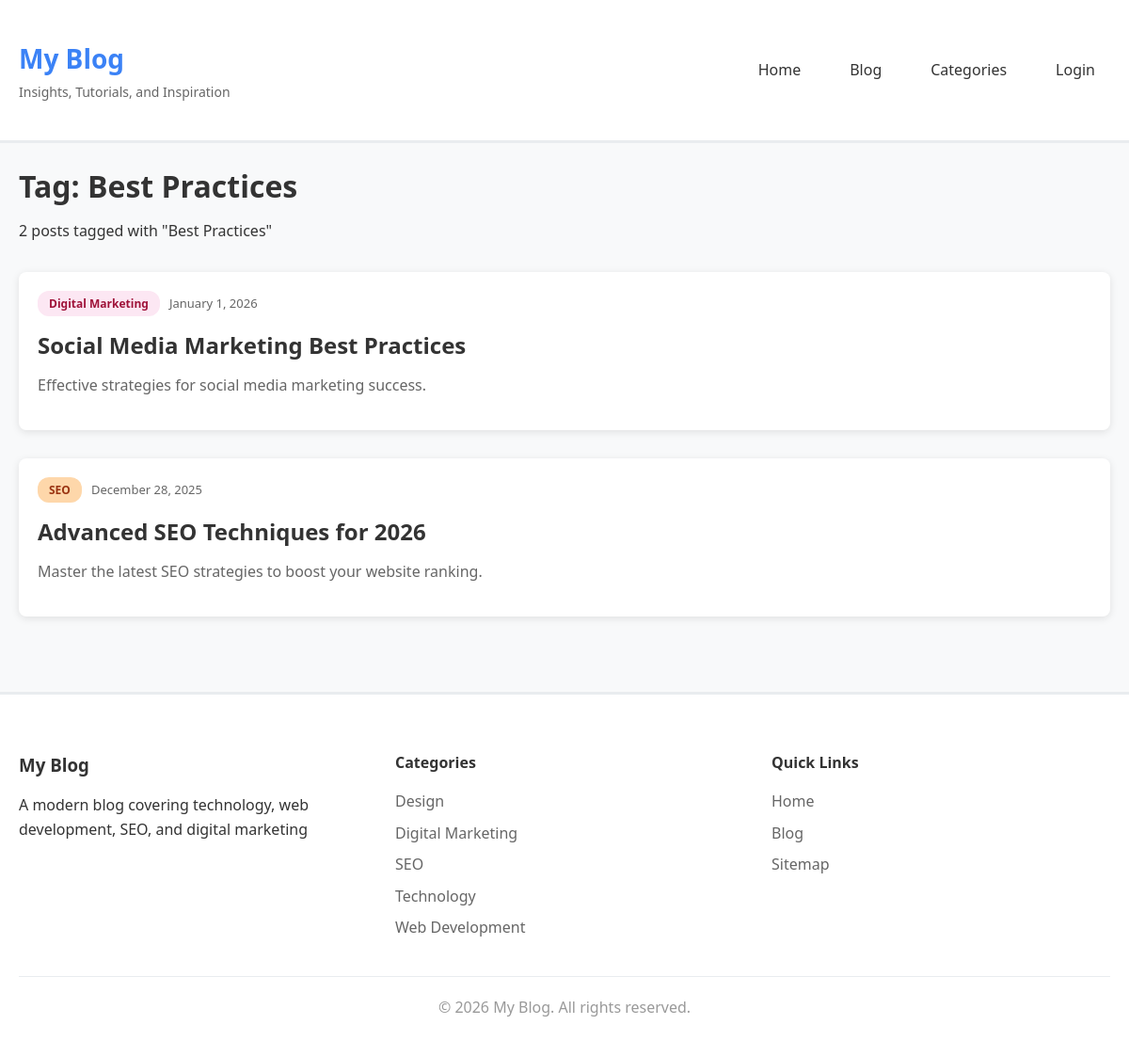
Screenshot of /tag.php?slug=best-practices with the database file from the repository.
### tables this page shows
CREATE TABLE tags (
    id INT PRIMARY KEY AUTO_INCREMENT,
    name VARCHAR(50) UNIQUE NOT NULL,
    slug VARCHAR(50) UNIQUE NOT NULL,
    created_at TIMESTAMP DEFAULT CURRENT_TIMESTAMP,
    INDEX idx_slug (slug)
);

CREATE TABLE posts (
    id INT PRIMARY KEY AUTO_INCREMENT,
    author_id INT NOT NULL,
    category_id INT,
    title VARCHAR(255) NOT NULL,
    slug VARCHAR(255) UNIQUE NOT NULL,
    excerpt TEXT,
    content LONGTEXT NOT NULL,
    featured_image VARCHAR(255),
    status ENUM('draft', 'published', 'scheduled') DEFAULT 'draft',
    publish_date DATETIME,
    views INT DEFAULT 0,
    allow_comments BOOLEAN DEFAULT 1,
    meta_title VARCHAR(255),
    meta_description TEXT,
    meta_keywords TEXT,
    og_title VARCHAR(255),
    og_description TEXT,
    og_image VARCHAR(255),
    twitter_card VARCHAR(50) DEFAULT 'summary_large_image',
    canonical_url VARCHAR(255),
    schema_type VARCHAR(50) DEFAULT 'BlogPosting',
    created_at TIMESTAMP DEFAULT CURRENT_TIMESTAMP,
    updated_at TIMESTAMP DEFAULT CURRENT_TIMESTAMP ON UPDATE CURRENT_TIMESTAMP,
    FOREIGN KEY (author_id) REFERENCES users(id) ON DELETE CASCADE,
    FOREIGN KEY (category_id) REFERENCES categories(id) ON DELETE SET NULL,
    INDEX idx_slug (slug),
    INDEX idx_status (status),
    INDEX idx_publish_date (publish_date),
    INDEX idx_author (author_id),
    INDEX idx_category (category_id)
);

CREATE TABLE categories (
    id INT PRIMARY KEY AUTO_INCREMENT,
    name VARCHAR(100) UNIQUE NOT NULL,
    slug VARCHAR(100) UNIQUE NOT NULL,
    description TEXT,
    parent_id INT DEFAULT NULL,
    meta_title VARCHAR(255),
    meta_description TEXT,
    created_at TIMESTAMP DEFAULT CURRENT_TIMESTAMP,
    FOREIGN KEY (parent_id) REFERENCES categories(id) ON DELETE SET NULL,
    INDEX idx_slug (slug)
);

CREATE TABLE site_settings (
    id INT PRIMARY KEY AUTO_INCREMENT,
    setting_key VARCHAR(100) UNIQUE NOT NULL,
    setting_value TEXT,
    created_at TIMESTAMP DEFAULT CURRENT_TIMESTAMP,
    updated_at TIMESTAMP DEFAULT CURRENT_TIMESTAMP ON UPDATE CURRENT_TIMESTAMP
);

### includes/functions.php (called while the page is built, shortened)
<?php
require_once __DIR__ . '/config.php';
function getPosts($limit = 10, $offset = 0, $category_id = null, $tag_id = null, $search = null, $status = 'published') {
    global $pdo;
    $sql = "SELECT p.*, u.username as author_name, u.full_name as author_full_name, c.name as category_name, c.slug as category_slug,
            (SELECT COUNT(*) FROM comments WHERE post_id = p.id AND status = 'approved') as comment_count
            FROM posts p
            LEFT JOIN users u ON p.author_id = u.id
            LEFT JOIN categories c ON p.category_id = c.id";
    $where = [];
    $params = [];
    if ($status) {
        $where[] = "p.status = ?";
        $params[] = $status;
        if ($status == 'published') {
            $where[] = "p.publish_date <= NOW()";
        }
    }
    if ($tag_id) {
        $sql .= " INNER JOIN post_tags pt ON p.id = pt.post_id";
        $where[] = "pt.tag_id = ?";
        $params[] = $tag_id;
    }
    if (!empty($where)) {
        $sql .= " WHERE " . implode(" AND ", $where);
    }
    $sql .= " ORDER BY p.publish_date DESC LIMIT ? OFFSET ?";
    $params[] = $limit;
    $params[] = $offset;
    $stmt = $pdo->prepare($sql);
    $stmt->execute($params);
    return $stmt->fetchAll();
}
function countPosts($category_id = null, $tag_id = null, $search = null, $status = 'published') {
    global $pdo;
    $sql = "SELECT COUNT(DISTINCT p.id) FROM posts p";
    $where = [];
    $params = [];
    if ($tag_id) {
        $sql .= " INNER JOIN post_tags pt ON p.id = pt.post_id";
    }
    if ($status) {
        $where[] = "p.status = ?";
        $params[] = $status;
        if ($status == 'published') {
            $where[] = "p.publish_date <= NOW()";
        }
    }
    if ($tag_id) {
        $where[] = "pt.tag_id = ?";
        $params[] = $tag_id;
    }
    if (!empty($where)) {
        $sql .= " WHERE " . implode(" AND ", $where);
    }
    $stmt = $pdo->prepare($sql);
    $stmt->execute($params);
    return $stmt->fetchColumn();
}
function getCategories() {
    global $pdo;
    $stmt = $pdo->query("SELECT c.*, COUNT(p.id) as post_count FROM categories c
                        LEFT JOIN posts p ON c.id = p.category_id AND p.status = 'published' AND p.publish_date <= NOW()
                        GROUP BY c.id
                        ORDER BY c.name");
    return $stmt->fetchAll();
}
function getTagBySlug($slug) {
    global $pdo;
    $stmt = $pdo->prepare("SELECT * FROM tags WHERE slug = ?");
    $stmt->execute([$slug]);
    return $stmt->fetch();
}
function formatDate($date) {
    return date('F j, Y', strtotime($date));
}
function getExcerpt($text, $length = 200) {
    $text = strip_tags($text);
    if (strlen($text) <= $length) {
        return $text;
    }
    return substr($text, 0, $length) . '...';
}
function getSiteSetting($key, $default = '') {
    global $pdo;
    $stmt = $pdo->prepare("SELECT setting_value FROM site_settings WHERE setting_key = ?");
    $stmt->execute([$key]);
    $result = $stmt->fetchColumn();
    return $result !== false ? $result : $default;
}
?>

### tag.php (the view, shortened to what this page needs)
<?php
require_once 'includes/functions.php';
$slug = isset($_GET['slug']) ? $_GET['slug'] : '';
$tag = getTagBySlug($slug);
$page = isset($_GET['page']) ? max(1, intval($_GET['page'])) : 1;
$limit = POSTS_PER_PAGE;
$offset = ($page - 1) * $limit;
$posts = getPosts($limit, $offset, null, $tag['id']);
$total_posts = countPosts(null, $tag['id']);
include 'includes/header.php';
?>
<div class="container">
    <div class="page-header">
        <h1>Tag: <?php echo $tag['name']; ?></h1>
        <p><?php echo $total_posts; ?> post<?php echo $total_posts != 1 ? 's' : ''; ?> tagged with "<?php echo $tag['name']; ?>"</p>
    </div>
    <div class="posts-list">
        <?php foreach ($posts as $post): ?>
            <article class="post-card">
                <div class="post-content">
                    <div class="post-meta">
                        <a href="category.php?slug=<?php echo $post['category_slug']; ?>" class="category category-<?php echo $post['category_slug']; ?>">
                            <?php echo $post['category_name']; ?>
                        </a>
                        <span class="date"><?php echo formatDate($post['publish_date']); ?></span>
                    </div>
                    <h2><a href="post.php?slug=<?php echo $post['slug']; ?>"><?php echo htmlspecialchars($post['title']); ?></a></h2>
                    <p><?php echo getExcerpt($post['excerpt'] ?: $post['content']); ?></p>
                </div>
            </article>
        <?php endforeach; ?>
    </div>
</div>
<?php include 'includes/footer.php'; ?>

### includes/footer.php (shortened to what this page needs)
    </main>
    <footer class="site-footer">
        <div class="container">
            <div class="footer-content">
                <div class="footer-section">
                    <h3><?php echo SITE_NAME; ?></h3>
                    <p><?php echo getSiteSetting('site_description', SITE_TAGLINE); ?></p>
                </div>
                <div class="footer-section">
                    <h4>Categories</h4>
                    <ul>
                        <?php
                        $footer_categories = getCategories();
                        foreach (array_slice($footer_categories, 0, 5) as $cat):
                        ?>
                            <li><a href="<?php echo SITE_URL; ?>/category.php?slug=<?php echo $cat['slug']; ?>"><?php echo $cat['name']; ?></a></li>
                        <?php endforeach; ?>
                    </ul>
                </div>
                <div class="footer-section">
                    <h4>Quick Links</h4>
                    <ul>
                        <li><a href="<?php echo SITE_URL; ?>/index.php">Home</a></li>
                        <li><a href="<?php echo SITE_URL; ?>/blog.php">Blog</a></li>
                        <li><a href="<?php echo SITE_URL; ?>/sitemap.php">Sitemap</a></li>
                    </ul>
                </div>
            </div>
            <div class="footer-bottom">
                <p>&copy; <?php echo date('Y'); ?> <?php echo SITE_NAME; ?>. All rights reserved.</p>
            </div>
        </div>
    </footer>
</body>
</html>

### css/style.css (style rules this page uses)
* { margin: 0; padding: 0; box-sizing: border-box; }
body { font-family: 'Segoe UI', Tahoma, Geneva, Verdana, sans-serif; background: #f8f9fa; color: #333; line-height: 1.6; }
.container { max-width: 1200px; margin: 0 auto; padding: 20px; }
.post-card { background: white; border-radius: 8px; overflow: hidden; box-shadow: 0 2px 8px rgba(0,0,0,0.1); transition: transform 0.3s, box-shadow 0.3s; }
.post-content { padding: 20px; }
.post-meta { display: flex; gap: 10px; align-items: center; margin-bottom: 12px; flex-wrap: wrap; }
.category { display: inline-block; padding: 4px 12px; border-radius: 12px; font-size: 12px; font-weight: 600; text-decoration: none; }
.category-seo { background: #fed7aa; color: #9a3412; }
.category-digital-marketing { background: #fce7f3; color: #9f1239; }
.date { color: #666; font-size: 13px; }
.post-content h2, .post-content h3 { margin-bottom: 10px; }
.post-content h2 a, .post-content h3 a { color: #333; text-decoration: none; }
.post-content p { color: #666; margin-bottom: 15px; }
.posts-list { display: flex; flex-direction: column; gap: 30px; }
.site-footer { background: white; border-top: 3px solid #e9ecef; padding: 40px 0 20px; margin-top: 60px; }
.footer-content { display: grid; grid-template-columns: repeat(auto-fit, minmax(200px, 1fr)); gap: 40px; margin-bottom: 30px; }
.footer-section h3, .footer-section h4 { margin-bottom: 15px; color: #333; }
.footer-section ul { list-style: none; }
.footer-section li { margin-bottom: 8px; }
.footer-section a { color: #666; text-decoration: none; }
.footer-bottom { text-align: center; padding-top: 20px; border-top: 1px solid #e9ecef; color: #999; }
.page-header { margin-bottom: 30px; }
.page-header h1 { margin-bottom: 10px; }

### rows the page displays
tags: name "Best Practices"
posts: category.name "Digital Marketing", publish_date "January 1, 2026", title "Social Media Marketing Best Practices", excerpt "Effective strategies for social media marketing success."
posts: category.name "SEO", publish_date "December 28, 2025", title "Advanced SEO Techniques for 2026", excerpt "Master the latest SEO strategies to boost your website ranking."
site_settings: setting_value "A modern blog covering technology, web development, SEO, and digital marketing"
categories: name "Design"
categories: name "Digital Marketing"
categories: name "SEO"
categories: name "Technology"
categories: name "Web Development"

### other values shown
SITE_NAME "My Blog"
SITE_TAGLINE "Insights, Tutorials, and Inspiration"
$total_posts "2"
